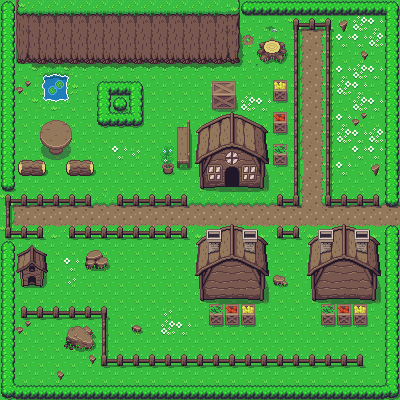

A level layout from a 2D game, rendered from its tile map. Below: a short description, then the map file with tile-grid data replaced by summaries:
An orthogonal 25x25 tile map with 16x16 px tiles, 3 tile layers (piso, colisiones, adornos) and 47 objects.

<map version="1.8" tiledversion="1.8.2" orientation="orthogonal" renderorder="left-down" width="25" height="25" tilewidth="16" tileheight="16" infinite="0" nextlayerid="7" nextobjectid="112">
 <editorsettings>
  <export target="../../../Documents/GitHub/TTRepository/Assets/SuperTiled2Unity/Spawn.tmx" format="tmx" />
 </editorsettings>
 <tileset firstgid="1" source="Overworld.tsx" />
 <layer id="4" name="piso" width="25" height="25">
  <data>[625 cells, 625 non-empty, 20 distinct tile ids]</data>
 </layer>
 <layer id="5" name="colisiones" width="25" height="25">
  <data>[625 cells, 375 non-empty, 134 distinct tile ids]</data>
 </layer>
 <layer id="6" name="adornos" width="25" height="25">
  <data>[625 cells, 40 non-empty, 10 distinct tile ids]</data>
 </layer>
 <objectgroup id="3" name="Mascara de colision">
  <object id="3" x="90" y="176.182">
   <polygon points="0,0 -19.6364,0.181818 -23.7273,-4.18182 -24,-12 -20.3636,-15.6364 0.0909091,-16.1818 3.72727,-11.5455 3.90909,-4.18182" />
  </object>
  <object id="9" x="41.913" y="175.957">
   <polygon points="0,0 -19.7826,0 -23.9565,-4.13043 -23.913,-12 -19.8261,-16.0435 -0.0869565,-16.087 4.08696,-12.0435 4.04348,-3.91304" />
  </object>
  <object id="18" x="273" y="100.75">
   <polygon points="0,0 -0.0625,-20.75 13.6875,-20.75 14,0.375" />
  </object>
  <object id="19" x="273.063" y="112.063">
   <polygon points="0,0 13.8125,0.125 13.875,21 0.0625,20.875" />
  </object>
  <object id="20" x="273.063" y="144.125">
   <polygon points="0,0 13.8125,-0.0625 13.75,20.6875 -0.0625,20.75" />
  </object>
  <object id="22" x="262.625" y="61.875">
   <polygon points="0,0 -5.6875,-7.3125 -5.5,-11.5 -2.4375,-13.8125 -3.9375,-16.1875 -3.75,-17.8125 -1.8125,-19.875 6.3125,-21.75 8.1875,-23.75 10.4375,-23.875 16.25,-20.75 20.5,-19.8125 22.4375,-17.625 22.5625,-12.8125 24.375,-10.6875 24.375,-9.625 23.375,-5.875 20.75,-5.625 21.3125,-4.5625 21.375,-2.0625 19.5,-0.125 15.0625,0.25 11.375,-2.25 8,-3 6.4375,-1 2.9375,-0.9375 2.1875,0.0625 0.625,0.0625" />
  </object>
  <object id="31" x="94.1818" y="267.091">
   <polygon points="0,0 -3.81818,1.81818 -7.36364,1.45455 -9.36364,-0.909091 -9.27273,-5.54545 -8,-5.45455 -7.72727,-10.4545 -4.72727,-16.1818 -1.45455,-16.1818 -1.09091,-16.9091 4.72727,-17.3636 8.09091,-13.4545 7.90909,-11.6364 8.81818,-11.6364 9,-10.5455 11.2727,-10.0909 13.5455,-7.90909 13.8182,-5.18182 12.8182,-2.18182 10.3636,0.363636 7.45455,2.09091 2.63636,1.54545" />
  </object>
  <object id="32" x="72.8182" y="346.545">
   <polygon points="0,0 3.18182,1.54545 6.81818,1.81818 18.3636,2.45455 21.5455,-2.63636 20.1818,-7 17.9091,-11 20.5455,-13.4545 20,-14.7273 19.0909,-16.9091 13.7273,-20.9091 10.5455,-19.7273 9,-19.6364 6.72727,-20.6364 2.09091,-20.5455 -2,-19.3636 -4.81818,-16.5455 -5.90909,-12.8182 -6.81818,-9.27273 -6.63636,-3.18182" />
  </object>
  <object id="38" x="4.84659" y="193.994" width="86.1818" height="11.9489" />
  <object id="39" x="5.27273" y="226.026" width="37.4545" height="11.7926" />
  <object id="40" x="69.2727" y="225.878" width="117.636" height="11.5771" />
  <object id="41" x="116.909" y="193.969" width="70.1225" height="11.9921" />
  <object id="44" x="5.9375" y="206" width="3.9375" height="19.8125" />
  <object id="45" x="276.996" y="193.974" width="22.0474" height="12.0216" />
  <object id="46" x="324.988" y="193.925" width="59.5003" height="12.1186" />
  <object id="47" x="326" y="17.8446" width="3.90909" height="175.935" />
  <object id="48" x="293.909" y="17.9945" width="4.09091" height="175.829" />
  <object id="49" x="277.063" y="226.364" width="21.875" height="11.5114" />
  <object id="51" x="100.875" y="354.188" width="262" height="11.4375" />
  <object id="52" x="20.9375" y="306.188" width="86.0625" height="11.625" />
  <object id="53" x="101.938" y="317.938" width="4.0625" height="35.9375" />
  <object id="54" x="208.909" y="303.909" width="13.9091" height="20.6364" />
  <object id="55" x="225" y="304.182" width="13.9091" height="20.9091" />
  <object id="56" x="240.909" y="304.091" width="14" height="20.9091" />
  <object id="57" x="321.091" y="304.273" width="13.7273" height="20.2727" />
  <object id="58" x="337" y="304.091" width="13.8182" height="20.9091" />
  <object id="59" x="353.091" y="304" width="13.9091" height="20.8182" />
  <object id="60" x="286.182" y="285.636">
   <polygon points="0,0 -3.54545,0.0909091 -5.09091,-1.90909 -7.27273,-1.72727 -7.45455,-0.545455 -11.1818,-0.545455 -12.8182,-3.81818 -13.1818,-8 -11.1818,-10.7273 -7.18182,-10.7273 -6.90909,-9.63636 -3.45455,-9.54545 -1.63636,-8.72727 -1.09091,-4.63636 0.545455,-3.45455 1,-0.727273" />
  </object>
  <object id="63" x="0.943439" y="238.349" width="14.0404" height="159.105" />
  <object id="65" x="13.6364" y="384.994" width="371.031" height="13.998" />
  <object id="66" x="384.935" y="225.015" width="14.0369" height="172.803" />
  <object id="67" x="136.364" y="331.727">
   <polygon points="0,0 -2.18182,-1.27273 -4.45455,-1.63636 -4.63636,-5 -2.27273,-6.63636 2,-6.81818 4.27273,-4.90909 5.81818,-2.72727 4.72727,-2.54545 4.72727,-0.545455 3.36364,0.0909091" />
  </object>
  <object id="70" x="212.125" y="109">
   <polygon points="0,0 23.75,0 23.75,-28 -0.125,-28" />
  </object>
  <object id="71" x="177" y="168.091">
   <polygon points="0,0 12.7273,-0.272727 13,-48.1818 10.8182,-48.3636 9.90909,-41.2727 0,-41.1818" />
  </object>
  <object id="72" x="165" y="173.818">
   <polygon points="0,0 6.18182,-0.0909091 7.90909,-2.09091 8.90909,-6 9,-9 6.90909,-10.7273 -0.909091,-10.8182 -3,-8.81818 -3.27273,-5.90909 -1.90909,-1.81818" />
  </object>
  <object id="74" x="100.75" y="126.5">
   <polygon points="0,0 -3.75,-4.375 -3.875,-40.5 1,-45.625 37.875,-45.5 42.25,-40 41.875,-4.5 37.625,-0.5" />
  </object>
  <object id="75" x="59" y="155.188">
   <polygon points="0,0 3.875,-3.375 4,-6.8125 8.75,-9.25 10.875,-10.8125 13.0625,-15.4375 12.875,-24.4375 11,-29.4375 7.9375,-32.1875 3.6875,-34.3125 0.9375,-35.1875 -6.875,-35.1875 -14.0625,-32.1875 -17.0625,-28.875 -18.6875,-24.3125 -19,-15.75 -17.375,-11.5 -14.9375,-9.1875 -11.9375,-7.3125 -10.125,-6.625 -10,-3.1875 -6.1875,-0.25" />
  </object>
  <object id="77" x="0.992188" y="1.375" width="13.9766" height="191.932" />
  <object id="80" x="384.995" y="1.81818" width="14.006" height="205.186" />
  <object id="85" x="17" y="0.666667" width="221.333" height="61.6667" />
  <object id="96" x="44.1818" y="76.7273" width="22.5455" height="23.4545" />
  </objectgroup>
</map>
<!-- 6 of 47 objects omitted -->
